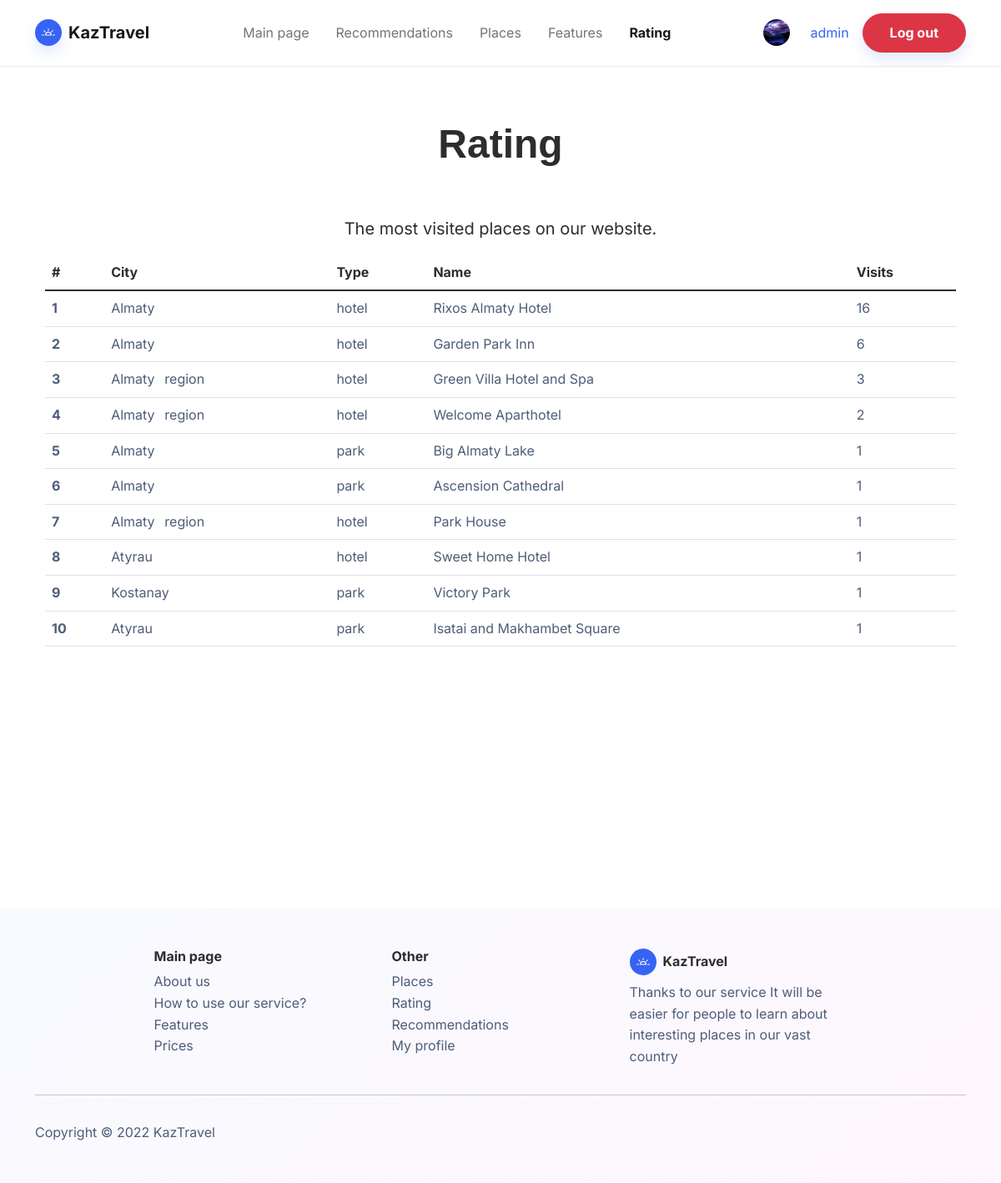
The page /rating (signed in) on the database its author committed.
### project/models.py (models this page shows, shortened)
class Profile(models.Model):
    user = models.OneToOneField(User, on_delete=models.CASCADE)
    username = models.CharField(max_length=25, default='user')
    firstname = models.CharField(max_length=25, default='firstname', blank=False)
    lastname = models.CharField(max_length=25, default='lastname', blank=False)
    auth_token = models.CharField(max_length=100)
    is_verified = models.BooleanField(default=False)
    created_at = models.DateTimeField(auto_now_add=True)
    avatar = ImageField(verbose_name='Photo', null=True, max_length=100, upload_to='images/avatars', default='images/avatars/user.webp')

class Places(models.Model):
    name = models.TextField(verbose_name='Name:', max_length=300)
    description = models.TextField(verbose_name='Description:', max_length=1000)
    price = models.TextField(verbose_name='Price:', max_length=50)
    city = models.CharField(verbose_name='City', choices=City, max_length=40)
    type = models.CharField(verbose_name='Type', choices=Type, max_length=40)
    recommend_1 = models.BooleanField(default=False)
    recommend_2 = models.BooleanField(default=False)
    visits = models.IntegerField(default=0)
    pic = ImageField(verbose_name='Picture', null=True, blank=True, max_length=100, upload_to='images/places', default='images/places/default_place.png')
    class Meta:
        verbose_name = 'Place'
        verbose_name_plural = 'Places'

### project/views.py (the view)
# urls.py: path('rating', rating, name='rating'),
@login_required(login_url='/login/')
def rating(request):
    template = 'rating.html'
    context = {
        'list_places': Places.objects.all().order_by('-visits')[:10],
        'profile': Profile.objects.filter(username=request.user.username).first()
    }
    return render(request, template, context)

### project/templates/rating.html (shortened to what this page needs)
<!doctype html>
<html lang="en">
<head>
    {% load static %}
    <link href="https://cdn.jsdelivr.net/npm/bootstrap@5.1.3/dist/css/bootstrap.min.css" rel="stylesheet">
     <link href="{% static 'css/places.css' %}" rel="stylesheet" type="text/css">
     <link href="{% static 'css/bootstrap.min.css' %}" rel="stylesheet" type="text/css">
</head>
<body>
<nav class="navbar navbar-light navbar-expand-md fixed-top navbar-shrink py-3" id="mainNav">
    <div class="container"><a class="navbar-brand d-flex align-items-center" href="/"><span
            class="bs-icon-sm bs-icon-circle bs-icon-primary shadow d-flex justify-content-center align-items-center me-2 bs-icon"></span><span>KazTravel</span></a>
        <div class="collapse navbar-collapse" id="navcol-1">
            <ul class="navbar-nav mx-auto">
                <li class="nav-item"><a class="nav-link" href="/">Main page</a></li>
                <li class="nav-item"><a class="nav-link" href="/recommendations">Recommendations</a></li>
                <li class="nav-item"><a class="nav-link" href="/places">Places</a></li>
                <li class="nav-item"><a class="nav-link" href="/#features">Features</a></li>
                <li class="nav-item"><a class="nav-link active" href="/rating">Rating</a></li>
            </ul>
           {% if not request.user.is_authenticated%}
            <a class="btn btn-primary shadow" role="button" href="/register">Sign up</a>
            {% else %}
            <a title="My profile" href="/profile"><img style="margin-left: 15px;" src="{{MEDIA_URL}}{{ profile.avatar.url}}" alt="" width="32" height="32" class="rounded-circle me-2"></a>
            <a title="My profile" href="/profile"><span class="nav-link">{{ request.user }}</span></a>
            <a class="btn btn-danger shadow" role="button" href="/logout">Log out</a>
            {% endif %}
        </div>
    </div>
</nav>
  <section class="main-part color-b" id="about_us">
    <div style="padding-top: 6em;"></div>
    <div class="container px-4 py-5">
        <h1 class=" t-white" style="text-align: center;font-family:'Montserrat', sans-serif;font-size:3em;font-weight: bold;padding-bottom: 1em;">Rating</h1>
        <p class="w-lg-50" style="text-align: center;font-size: 20px" >The most visited places on our website.</p>
        <table class="table ">
            <thead>
    <tr>
      <th scope="col">#</th>
      <th scope="col">City</th>
      <th scope="col">Type</th>
      <th scope="col">Name</th>
      <th scope="col">Visits</th>
    </tr>
  </thead>
  <tbody>
  {% for i in list_places %}
    <tr class="table-hover">
      <th scope="row"><a class="name-hover" href="{% url 'place_detail' i.id %}">{{forloop.counter}}</a></th>
      <td><a class="name-hover" href="{% url 'place_detail' i.id %}">{{i.city}}</a></td>
      <td><a class="name-hover" href="{% url 'place_detail' i.id %}">{{i.type}}</a></td>
        <td>
            <a class="name-hover" href="{% url 'place_detail' i.id %}">{{i.name}}</a>
        </td>
      <td><a class="name-hover" href="{% url 'place_detail' i.id %}">{{i.visits}}</a></td>
    </tr>
  {% endfor %}
  </tbody>
</table>
    </div>
    <div style="padding-bottom: 250px"></div>
</section>
  <footer class="bg-primary-gradient">
    <div class="container py-4 py-lg-5">
        <div class="row justify-content-center">
            <div class="col-sm-4 col-md-3 text-center text-lg-start d-flex flex-column item">
                <h3 class="fs-6 fw-bold">Main page</h3>
                <ul class="list-unstyled">
                    <li><a href="/#about_us">About us</a></li>
                    <li><a href="/#how_to_use_our_service">How to use our service?</a></li>
                    <li><a href="/#features">Features</a></li>
                    <li><a href="/#prices">Prices</a></li>
                </ul>
            </div>
            <div class="col-sm-4 col-md-3 text-center text-lg-start d-flex flex-column item">
                <h3 class="fs-6 fw-bold">Other</h3>
                <ul class="list-unstyled">
                    <li><a href="/places">Places</a></li>
                    <li><a href="/rating">Rating</a></li>
                    <li><a href="/recommendations">Recommendations</a></li>
                    <li><a href="/profile">My profile</a></li>
                </ul>
            </div>
            <div
                    class="col-lg-3 text-center text-lg-start d-flex flex-column align-items-center order-first align-items-lg-start order-lg-last item social">
                <div class="fw-bold d-flex align-items-center mb-2"><span
                        class="bs-icon-sm bs-icon-circle bs-icon-primary d-flex justify-content-center align-items-center bs-icon me-2"></span><span>KazTravel</span></div>
                <p class="text-muted copyright">Thanks to our service It will be easier for people to learn about interesting places in our vast country<br></p>
            </div>
        </div>
        <hr>
        <div class="text-muted d-flex justify-content-between align-items-center pt-3">
            <p class="mb-0">Copyright © 2022 KazTravel</p>
        </div>
    </div>
</footer>
</body>
</html>

### rows shown on the page
Profile: avatar (picture)
Places: city "Almaty", type "hotel", name "Rixos Almaty Hotel", visits "16"
Places: city "Almaty", type "hotel", name "Garden Park Inn", visits "6"
Places: city "Almaty⠀region", type "hotel", name "Green Villa Hotel and Spa", visits "3"
Places: city "Almaty⠀region", type "hotel", name "Welcome Aparthotel", visits "2"
Places: city "Almaty", type "park", name "Big Almaty Lake", visits "1"
Places: city "Almaty", type "park", name "Ascension Cathedral", visits "1"
Places: city "Almaty⠀region", type "hotel", name "Park House", visits "1"
Places: city "Atyrau", type "hotel", name "Sweet Home Hotel", visits "1"
Places: city "Kostanay", type "park", name "Victory Park", visits "1"
Places: city "Atyrau", type "park", name "Isatai and Makhambet Square", visits "1"

### other values the page prints
{{ request.user }} "admin"
